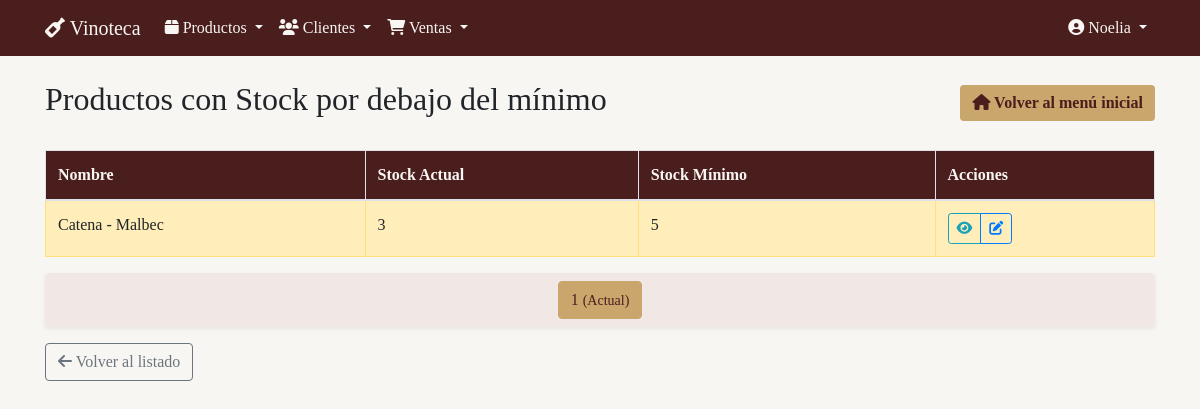
The app's page /productos/stock-bajo/ (signed in), older data.
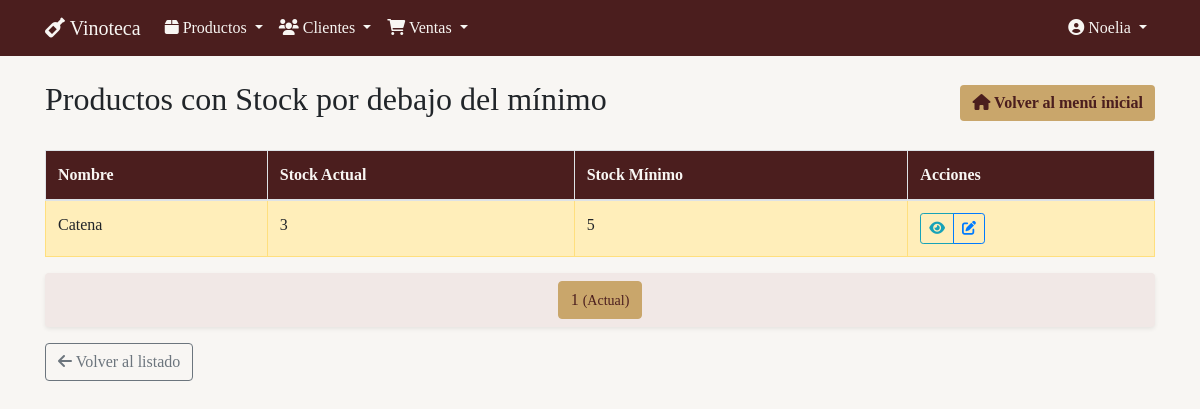
The same page, newer data.
### productos/models.py (models this page shows, shortened)
class Producto(models.Model):
    nombre = models.CharField("Nombre", max_length=50)
    descripcion = models.CharField("Descripción", max_length=200)
    precio = models.DecimalField("Precio", max_digits=10, decimal_places=2)
    stock = models.PositiveIntegerField("Stock", default=0)
    stock_minimo = models.IntegerField("Stock Mínimo", default=5)
    sku = models.CharField(
        "SKU",
        max_length=50,
        unique=True,
        blank=False,
        help_text="Debe coincidir con el nombre del archivo de imagen (sin extensión)"
    )
    imagen = models.ImageField(
        "Imagen",
        upload_to=get_image_path,
        validators=[validate_image_size],
        blank=True,
        null=True,
        help_text="Formatos permitidos: jpg, png, gif. Tamaño máximo: 5MB"
    )
    fecha_creacion = models.DateTimeField("Fecha de creación", auto_now_add=True)
    fecha_actualizacion = models.DateTimeField("Fecha de actualización", auto_now=True)
    class Meta:
        verbose_name = "Producto"
        verbose_name_plural = "Productos"
        ordering = ["nombre"]

### productos/views.py (the view)
# urls.py: path('stock-bajo/', views.StockBajoListView.as_view(), name='stock_bajo_list'),
class StockBajoListView(LoginRequiredMixin, PermissionRequiredMixin, ListView):
    model = Producto
    template_name = 'productos/stock_bajo_list.html'
    context_object_name = 'productos'
    paginate_by = 5
    permission_required = 'productos.view_producto'
    def get_queryset(self):
        return Producto.objects.filter(stock__lt=F('stock_minimo')).order_by('stock')

### templates/productos/stock_bajo_list.html (shortened to what this page needs)
{% extends 'base.html' %}
{% block header %}Productos con Stock por debajo del mínimo{% endblock %}
{% block content %}
{% if productos %}
<div class="table-responsive">
  <table class="table table-bordered table-hover" style="background-color: #fff;">
    <thead style="background-color: #4B1E1E; color: #F8F6F3;">
      <tr>
        <th>Nombre</th>
        <th>Stock Actual</th>
        <th>Stock Mínimo</th>
        <th>Acciones</th>
      </tr>
    </thead>
    <tbody>
      {% for producto in productos %}
      <tr class="table-warning">
        <td>{{ producto.nombre }}</td>
        <td>{{ producto.stock }}</td>
        <td>{{ producto.stock_minimo }}</td>
        <td>
          <div class="btn-group btn-group-sm">
            <a href="{% url 'productos:producto_detail' producto.pk %}" class="btn btn-outline-info" title="Ver detalle">
              <i class="fas fa-eye"></i>
            </a>
            <a href="{% url 'productos:producto_update' producto.pk %}" class="btn btn-outline-primary" title="Editar">
              <i class="fas fa-edit"></i>
            </a>
          </div>
        </td>
      </tr>
      {% endfor %}
    </tbody>
  </table>
</div>
{% include 'paginator.html' with page_obj=page_obj %}
{% else %}
<div class="alert alert-success">
  <i class="fas fa-check-circle"></i> Todos los productos tienen stock suficiente.
</div>
{% endif %}
<div class="mt-3">
  <a href="{% url 'productos:producto_list' %}" class="btn btn-outline-secondary">
    <i class="fas fa-arrow-left"></i> Volver al listado
  </a>
</div>
{% endblock %}

Row changes from the older to the newer data that the page shows:
changed Producto: nombre "Catena - Malbec" → "Catena"
